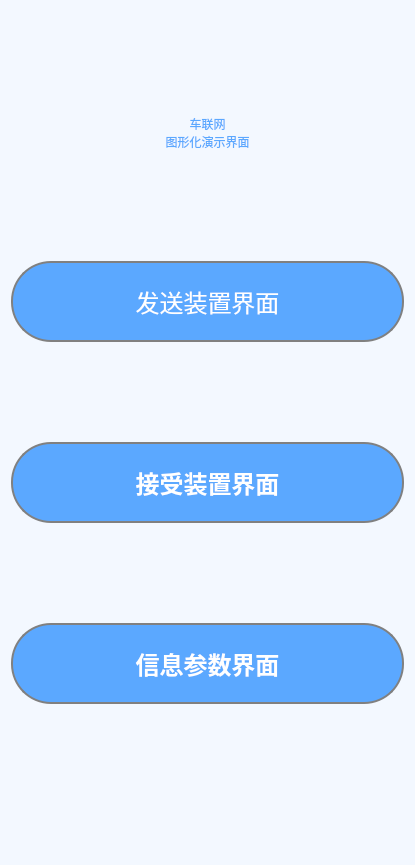
<?xml version="1.0" encoding="UTF-8"?>
<ui version="4.0">
 <class>Form</class>
 <widget class="QWidget" name="Form">
  <property name="geometry">
   <rect>
    <x>0</x>
    <y>0</y>
    <width>415</width>
    <height>865</height>
   </rect>
  </property>
  <property name="windowTitle">
   <string>初始界面</string>
  </property>
  <property name="styleSheet">
   <string notr="true">background-color: rgb(243, 248, 255);
color: rgb(91, 168, 255);</string>
  </property>
  <layout class="QVBoxLayout" name="verticalLayout_3">
   <item>
    <layout class="QVBoxLayout" name="verticalLayout_2">
     <property name="sizeConstraint">
      <enum>QLayout::SizeConstraint::SetDefaultConstraint</enum>
     </property>
     <property name="bottomMargin">
      <number>150</number>
     </property>
     <item>
      <widget class="QLabel" name="label">
       <property name="styleSheet">
        <string notr="true">font: 24pt &quot;黑体&quot;;</string>
       </property>
       <property name="lineWidth">
        <number>1</number>
       </property>
       <property name="text">
        <string>车联网
图形化演示界面</string>
       </property>
       <property name="alignment">
        <set>Qt::AlignmentFlag::AlignCenter</set>
       </property>
      </widget>
     </item>
     <item>
      <layout class="QVBoxLayout" name="verticalLayout">
       <property name="spacing">
        <number>100</number>
       </property>
       <property name="sizeConstraint">
        <enum>QLayout::SizeConstraint::SetMinimumSize</enum>
       </property>
       <property name="leftMargin">
        <number>0</number>
       </property>
       <property name="rightMargin">
        <number>0</number>
       </property>
       <property name="bottomMargin">
        <number>0</number>
       </property>
       <item>
        <widget class="QPushButton" name="button1">
         <property name="sizePolicy">
          <sizepolicy hsizetype="Preferred" vsizetype="Preferred">
           <horstretch>0</horstretch>
           <verstretch>0</verstretch>
          </sizepolicy>
         </property>
         <property name="minimumSize">
          <size>
           <width>322</width>
           <height>81</height>
          </size>
         </property>
         <property name="maximumSize">
          <size>
           <width>16600</width>
           <height>16600</height>
          </size>
         </property>
         <property name="palette">
          <palette>
           <active>
            <colorrole role="WindowText">
             <brush brushstyle="SolidPattern">
              <color alpha="255">
               <red>255</red>
               <green>255</green>
               <blue>255</blue>
              </color>
             </brush>
            </colorrole>
            <colorrole role="Button">
             <brush brushstyle="SolidPattern">
              <color alpha="255">
               <red>91</red>
               <green>168</green>
               <blue>255</blue>
              </color>
             </brush>
            </colorrole>
            <colorrole role="Text">
             <brush brushstyle="SolidPattern">
              <color alpha="255">
               <red>255</red>
               <green>255</green>
               <blue>255</blue>
              </color>
             </brush>
            </colorrole>
            <colorrole role="ButtonText">
             <brush brushstyle="SolidPattern">
              <color alpha="255">
               <red>255</red>
               <green>255</green>
               <blue>255</blue>
              </color>
             </brush>
            </colorrole>
            <colorrole role="Base">
             <brush brushstyle="SolidPattern">
              <color alpha="255">
               <red>91</red>
               <green>168</green>
               <blue>255</blue>
              </color>
             </brush>
            </colorrole>
            <colorrole role="Window">
             <brush brushstyle="SolidPattern">
              <color alpha="255">
               <red>91</red>
               <green>168</green>
               <blue>255</blue>
              </color>
             </brush>
            </colorrole>
            <colorrole role="PlaceholderText">
             <brush brushstyle="SolidPattern">
              <color alpha="128">
               <red>255</red>
               <green>255</green>
               <blue>255</blue>
              </color>
             </brush>
            </colorrole>
           </active>
           <inactive>
            <colorrole role="WindowText">
             <brush brushstyle="SolidPattern">
              <color alpha="255">
               <red>255</red>
               <green>255</green>
               <blue>255</blue>
              </color>
             </brush>
            </colorrole>
            <colorrole role="Button">
             <brush brushstyle="SolidPattern">
              <color alpha="255">
               <red>91</red>
               <green>168</green>
               <blue>255</blue>
              </color>
             </brush>
            </colorrole>
            <colorrole role="Text">
             <brush brushstyle="SolidPattern">
              <color alpha="255">
               <red>255</red>
               <green>255</green>
               <blue>255</blue>
              </color>
             </brush>
            </colorrole>
            <colorrole role="ButtonText">
             <brush brushstyle="SolidPattern">
              <color alpha="255">
               <red>255</red>
               <green>255</green>
               <blue>255</blue>
              </color>
             </brush>
            </colorrole>
            <colorrole role="Base">
             <brush brushstyle="SolidPattern">
              <color alpha="255">
               <red>91</red>
               <green>168</green>
               <blue>255</blue>
              </color>
             </brush>
            </colorrole>
            <colorrole role="Window">
             <brush brushstyle="SolidPattern">
              <color alpha="255">
               <red>91</red>
               <green>168</green>
               <blue>255</blue>
              </color>
             </brush>
            </colorrole>
            <colorrole role="PlaceholderText">
             <brush brushstyle="SolidPattern">
              <color alpha="128">
               <red>255</red>
               <green>255</green>
               <blue>255</blue>
              </color>
             </brush>
            </colorrole>
           </inactive>
           <disabled>
            <colorrole role="WindowText">
             <brush brushstyle="SolidPattern">
              <color alpha="255">
               <red>255</red>
               <green>255</green>
               <blue>255</blue>
              </color>
             </brush>
            </colorrole>
            <colorrole role="Button">
             <brush brushstyle="SolidPattern">
              <color alpha="255">
               <red>91</red>
               <green>168</green>
               <blue>255</blue>
              </color>
             </brush>
            </colorrole>
            <colorrole role="Text">
             <brush brushstyle="SolidPattern">
              <color alpha="255">
               <red>255</red>
               <green>255</green>
               <blue>255</blue>
              </color>
             </brush>
            </colorrole>
            <colorrole role="ButtonText">
             <brush brushstyle="SolidPattern">
              <color alpha="92">
               <red>0</red>
               <green>0</green>
               <blue>0</blue>
              </color>
             </brush>
            </colorrole>
            <colorrole role="Base">
             <brush brushstyle="SolidPattern">
              <color alpha="255">
               <red>91</red>
               <green>168</green>
               <blue>255</blue>
              </color>
             </brush>
            </colorrole>
            <colorrole role="Window">
             <brush brushstyle="SolidPattern">
              <color alpha="255">
               <red>91</red>
               <green>168</green>
               <blue>255</blue>
              </color>
             </brush>
            </colorrole>
            <colorrole role="PlaceholderText">
             <brush brushstyle="SolidPattern">
              <color alpha="128">
               <red>255</red>
               <green>255</green>
               <blue>255</blue>
              </color>
             </brush>
            </colorrole>
           </disabled>
          </palette>
         </property>
         <property name="font">
          <font>
           <family>黑体</family>
           <pointsize>18</pointsize>
           <italic>false</italic>
           <bold>false</bold>
          </font>
         </property>
         <property name="layoutDirection">
          <enum>Qt::LayoutDirection::LeftToRight</enum>
         </property>
         <property name="autoFillBackground">
          <bool>false</bool>
         </property>
         <property name="styleSheet">
          <string notr="true">background-color: rgb(91, 168, 255);
font: 18pt &quot;黑体&quot;;
border: 2px solid gray;
border-radius: 40;
color: rgb(255, 255, 255);</string>
         </property>
         <property name="text">
          <string>发送装置界面</string>
         </property>
         <property name="default">
          <bool>false</bool>
         </property>
        </widget>
       </item>
       <item>
        <widget class="QPushButton" name="button2">
         <property name="sizePolicy">
          <sizepolicy hsizetype="Fixed" vsizetype="Fixed">
           <horstretch>0</horstretch>
           <verstretch>0</verstretch>
          </sizepolicy>
         </property>
         <property name="minimumSize">
          <size>
           <width>322</width>
           <height>81</height>
          </size>
         </property>
         <property name="maximumSize">
          <size>
           <width>16600</width>
           <height>16600</height>
          </size>
         </property>
         <property name="font">
          <font>
           <family>黑体</family>
           <pointsize>18</pointsize>
           <bold>true</bold>
          </font>
         </property>
         <property name="layoutDirection">
          <enum>Qt::LayoutDirection::LeftToRight</enum>
         </property>
         <property name="styleSheet">
          <string notr="true">background-color: rgb(91, 168, 255);
color: rgb(255, 255, 255);
border: 2px solid gray;
border-radius: 40;
</string>
         </property>
         <property name="text">
          <string>接受装置界面</string>
         </property>
        </widget>
       </item>
       <item>
        <widget class="QPushButton" name="button3">
         <property name="sizePolicy">
          <sizepolicy hsizetype="Fixed" vsizetype="Fixed">
           <horstretch>0</horstretch>
           <verstretch>0</verstretch>
          </sizepolicy>
         </property>
         <property name="minimumSize">
          <size>
           <width>322</width>
           <height>81</height>
          </size>
         </property>
         <property name="maximumSize">
          <size>
           <width>16600</width>
           <height>16600</height>
          </size>
         </property>
         <property name="font">
          <font>
           <family>黑体</family>
           <pointsize>18</pointsize>
           <bold>true</bold>
          </font>
         </property>
         <property name="layoutDirection">
          <enum>Qt::LayoutDirection::LeftToRight</enum>
         </property>
         <property name="styleSheet">
          <string notr="true">background-color: rgb(91, 168, 255);
border: 2px solid gray;
border-radius: 40;
color: rgb(255, 255, 255);</string>
         </property>
         <property name="text">
          <string>信息参数界面</string>
         </property>
        </widget>
       </item>
      </layout>
     </item>
    </layout>
   </item>
  </layout>
 </widget>
 <resources/>
 <connections/>
</ui>
